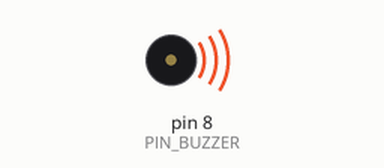
Recording of a sketch running on a simulated Arduino Uno, built with avr-gcc and run on an emulated ATmega328P. Parts: buzzer (waves = sounding, pin HIGH).

Above: at 0.5 s.
Timing chart, 0 to 4.6 s (numbered marks = the images above):
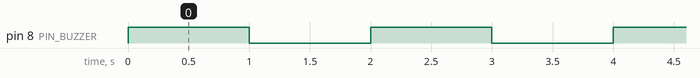

The sketch:

10_buzzer.ino
```cpp
// 부저

#define PIN_BUZZER  8

void setup() {
    pinMode(PIN_BUZZER, OUTPUT);
}

void loop() {
    digitalWrite(PIN_BUZZER, HIGH);
    delay(1000);

    digitalWrite(PIN_BUZZER, LOW);
    delay(1000);
}
```

Measured:
- by itself, pin 8 (PIN_BUZZER): alternates HIGH for 1.0 s and LOW for 1.0 s
